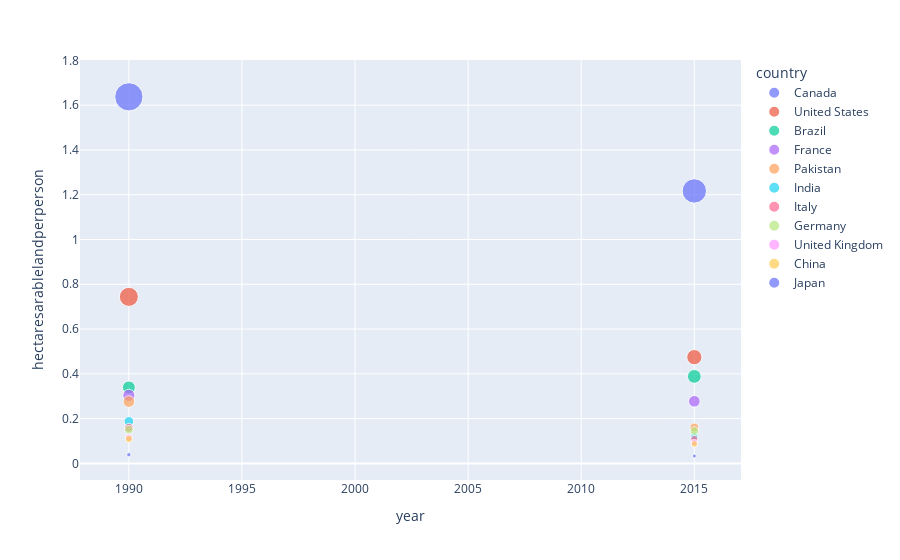

Source (notebook cell):
### Code cell
fig = px.scatter(graph2(), x="year", y="hectaresarablelandperperson", color="country",
                 size="hectaresarablelandperperson", hover_data=['country'])
fig.show()

### Figure 1 — Plotly figure (JSON) as saved in the notebook; plotly's stock layout.template omitted (floating-point values rounded to 4 significant figures)
{"data": [{"customdata": [["Canada"], ["Canada"]], "hovertemplate": "country=%{customdata[0]}<br>year=%{x}<br>hectaresarablelandperperson=%{marker.size}<extra></extra>", "legendgroup": "Canada", "marker": {"color": "#636efa", "size": [1.637, 1.217], "sizemode": "area", "sizeref": 0.004093, "symbol": "circle"}, "mode": "markers", "name": "Canada", "orientation": "v", "showlegend": true, "type": "scatter", "x": [1990, 2015], "xaxis": "x", "y": [1.637, 1.217], "yaxis": "y"}, {"customdata": [["United States"], ["United States"]], "hovertemplate": "country=%{customdata[0]}<br>year=%{x}<br>hectaresarablelandperperson=%{marker.size}<extra></extra>", "legendgroup": "United States", "marker": {"color": "#EF553B", "size": [0.7438, 0.4745], "sizemode": "area", "sizeref": 0.004093, "symbol": "circle"}, "mode": "markers", "name": "United States", "orientation": "v", "showlegend": true, "type": "scatter", "x": [1990, 2015], "xaxis": "x", "y": [0.7438, 0.4745], "yaxis": "y"}, {"customdata": [["Brazil"], ["Brazil"]], "hovertemplate": "country=%{customdata[0]}<br>year=%{x}<br>hectaresarablelandperperson=%{marker.size}<extra></extra>", "legendgroup": "Brazil", "marker": {"color": "#00cc96", "size": [0.3885, 0.3393], "sizemode": "area", "sizeref": 0.004093, "symbol": "circle"}, "mode": "markers", "name": "Brazil", "orientation": "v", "showlegend": true, "type": "scatter", "x": [2015, 1990], "xaxis": "x", "y": [0.3885, 0.3393], "yaxis": "y"}, {"customdata": [["France"], ["France"]], "hovertemplate": "country=%{customdata[0]}<br>year=%{x}<br>hectaresarablelandperperson=%{marker.size}<extra></extra>", "legendgroup": "France", "marker": {"color": "#ab63fa", "size": [0.3039, 0.2774], "sizemode": "area", "sizeref": 0.004093, "symbol": "circle"}, "mode": "markers", "name": "France", "orientation": "v", "showlegend": true, "type": "scatter", "x": [1990, 2015], "xaxis": "x", "y": [0.3039, 0.2774], "yaxis": "y"}, {"customdata": [["Pakistan"], ["Pakistan"]], "hovertemplate": "country=%{customdata[0]}<br>year=%{x}<br>hectaresarablelandperperson=%{marker.size}<extra></extra>", "legendgroup": "Pakistan", "marker": {"color": "#FFA15A", "size": [0.2763, 0.1607], "sizemode": "area", "sizeref": 0.004093, "symbol": "circle"}, "mode": "markers", "name": "Pakistan", "orientation": "v", "showlegend": true, "type": "scatter", "x": [1990, 2015], "xaxis": "x", "y": [0.2763, 0.1607], "yaxis": "y"}, {"customdata": [["India"], ["India"]], "hovertemplate": "country=%{customdata[0]}<br>year=%{x}<br>hectaresarablelandperperson=%{marker.size}<extra></extra>", "legendgroup": "India", "marker": {"color": "#19d3f3", "size": [0.1879, 0.1195], "sizemode": "area", "sizeref": 0.004093, "symbol": "circle"}, "mode": "markers", "name": "India", "orientation": "v", "showlegend": true, "type": "scatter", "x": [1990, 2015], "xaxis": "x", "y": [0.1879, 0.1195], "yaxis": "y"}, {"customdata": [["Italy"], ["Italy"]], "hovertemplate": "country=%{customdata[0]}<br>year=%{x}<br>hectaresarablelandperperson=%{marker.size}<extra></extra>", "legendgroup": "Italy", "marker": {"color": "#FF6692", "size": [0.1589, 0.1087], "sizemode": "area", "sizeref": 0.004093, "symbol": "circle"}, "mode": "markers", "name": "Italy", "orientation": "v", "showlegend": true, "type": "scatter", "x": [1990, 2015], "xaxis": "x", "y": [0.1589, 0.1087], "yaxis": "y"}, {"customdata": [["Germany"], ["Germany"]], "hovertemplate": "country=%{customdata[0]}<br>year=%{x}<br>hectaresarablelandperperson=%{marker.size}<extra></extra>", "legendgroup": "Germany", "marker": {"color": "#B6E880", "size": [0.1507, 0.1451], "sizemode": "area", "sizeref": 0.004093, "symbol": "circle"}, "mode": "markers", "name": "Germany", "orientation": "v", "showlegend": true, "type": "scatter", "x": [1990, 2015], "xaxis": "x", "y": [0.1507, 0.1451], "yaxis": "y"}, {"customdata": [["United Kingdom"], ["United Kingdom"]], "hovertemplate": "country=%{customdata[0]}<br>year=%{x}<br>hectaresarablelandperperson=%{marker.size}<extra></extra>", "legendgroup": "United Kingdom", "marker": {"color": "#FF97FF", "size": [0.1156, 0.09229], "sizemode": "area", "sizeref": 0.004093, "symbol": "circle"}, "mode": "markers", "name": "United Kingdom", "orientation": "v", "showlegend": true, "type": "scatter", "x": [1990, 2015], "xaxis": "x", "y": [0.1156, 0.09229], "yaxis": "y"}, {"customdata": [["China"], ["China"]], "hovertemplate": "country=%{customdata[0]}<br>year=%{x}<br>hectaresarablelandperperson=%{marker.size}<extra></extra>", "legendgroup": "China", "marker": {"color": "#FECB52", "size": [0.1091, 0.08678], "sizemode": "area", "sizeref": 0.004093, "symbol": "circle"}, "mode": "markers", "name": "China", "orientation": "v", "showlegend": true, "type": "scatter", "x": [1990, 2015], "xaxis": "x", "y": [0.1091, 0.08678], "yaxis": "y"}, {"customdata": [["Japan"], ["Japan"]], "hovertemplate": "country=%{customdata[0]}<br>year=%{x}<br>hectaresarablelandperperson=%{marker.size}<extra></extra>", "legendgroup": "Japan", "marker": {"color": "#636efa", "size": [0.0386, 0.03304], "sizemode": "area", "sizeref": 0.004093, "symbol": "circle"}, "mode": "markers", "name": "Japan", "orientation": "v", "showlegend": true, "type": "scatter", "x": [1990, 2015], "xaxis": "x", "y": [0.0386, 0.03304], "yaxis": "y"}], "layout": {"legend": {"itemsizing": "constant", "title": {"text": "country"}, "tracegroupgap": 0}, "margin": {"t": 60}, "xaxis": {"anchor": "y", "domain": [0, 1], "title": {"text": "year"}}, "yaxis": {"anchor": "x", "domain": [0, 1], "title": {"text": "hectaresarablelandperperson"}}}}
